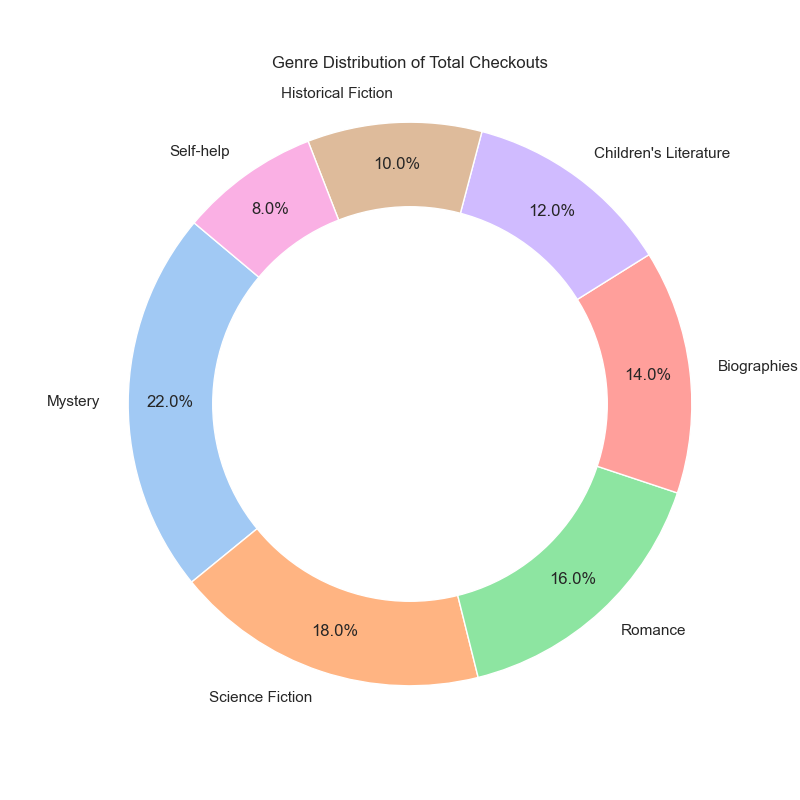

Write Python code to recreate this figure.

import matplotlib.pyplot as plt
import seaborn as sns

# Data provided
data = [
    {'Genre': 'Mystery', 'Percentage of Total Checkouts': '22%'},
    {'Genre': 'Science Fiction', 'Percentage of Total Checkouts': '18%'},
    {'Genre': 'Romance', 'Percentage of Total Checkouts': '16%'},
    {'Genre': 'Biographies', 'Percentage of Total Checkouts': '14%'},
    {'Genre': "Children's Literature", 'Percentage of Total Checkouts': '12%'},
    {'Genre': 'Historical Fiction', 'Percentage of Total Checkouts': '10%'},
    {'Genre': 'Self-help', 'Percentage of Total Checkouts': '8%'}
]

# Prepare the data for matplotlib
labels = [item['Genre'] for item in data]
sizes = [int(item['Percentage of Total Checkouts'].strip('%')) for item in data]
colors = sns.color_palette('pastel', len(labels))  # Use seaborn color palette

# Seaborn style
sns.set(style="whitegrid")  # You can choose other styles: darkgrid, whitegrid, dark, white, and ticks

# Create the pie chart
plt.figure(figsize=(8, 8))  # Set the figure size
plt.pie(sizes, labels=labels, colors=colors, autopct='%1.1f%%', startangle=140, pctdistance=0.85)

# Draw a circle at the center to turn the pie chart into a donut chart
centre_circle = plt.Circle((0, 0), 0.70, fc='white')
fig = plt.gcf()
fig.gca().add_artist(centre_circle)

# Equal aspect ratio ensures that pie is drawn as a circle
plt.axis('equal')

# Title of the pie chart
plt.title('Genre Distribution of Total Checkouts', pad=20)

# Render the plot
plt.show()
